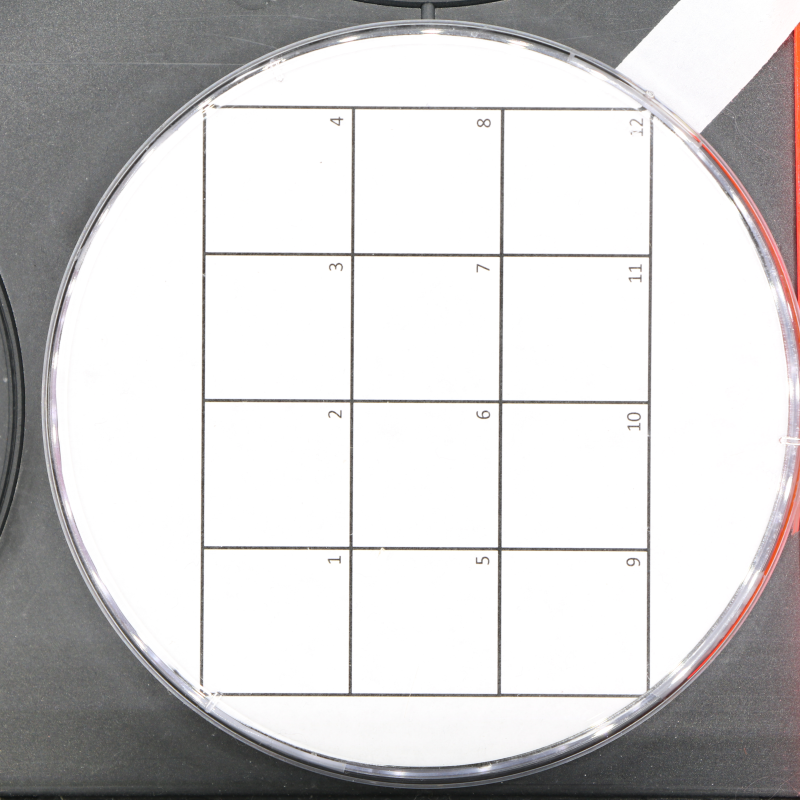
#> input picture 1_Decide_parameters/2_Align_and_crop_parameters/example_12-spot_grid.jpg, 4000 x 4000 px (shown at 1/5 size)
$ python -i expand.py   (imports and definitions only)
#> lines starting #> are read from the running program, lines starting #| are printed output that depends on the picture
import os
import math
from PIL import Image
import pandas as pd
import numpy as np
import sys

def expand2square(pil_img, background_color):
    # https://note.nkmk.me/en/python-pillow-add-margin-expand-canvas/
    width, height = pil_img.size
    if width == height:
        return pil_img
    elif width > height:
        result = Image.new(pil_img.mode, (width, width), background_color)
        result.paste(pil_img, (0, (width - height) // 2))
        return result
    else:
        result = Image.new(pil_img.mode, (height, height), background_color)
        result.paste(pil_img, ((height - width) // 2, 0))
        return result

def pad_image(file_path):
    if '.png' in file_path:
        x = "RGBA"
    if '.jpg' in file_path:
        x = "RGB"
    print('Reading file ' + str(file_path))
    file_in = Image.open(file_path).convert(x)
#> file_in is the input picture: PIL image 4000x4000 RGB; mean R, G, B 208.6, 207.2, 207.4
    expanded_img = expand2square(pil_img = file_in, background_color=(0,0,0))
    expanded_img = expanded_img.resize((4000,4000))
    if not os.path.exists('resized'):
        os.makedirs('resized') # https://www.tutorialspoint.com/How-can-I-create-a-directory-if-it-does-not-exist-using-Python
    img_out_path = file_path.replace('segment_cropped', 'segment_uncropped')
    print('Writing file ' + str(img_out_path))
    expanded_img = expanded_img.rotate(180, expand=True)
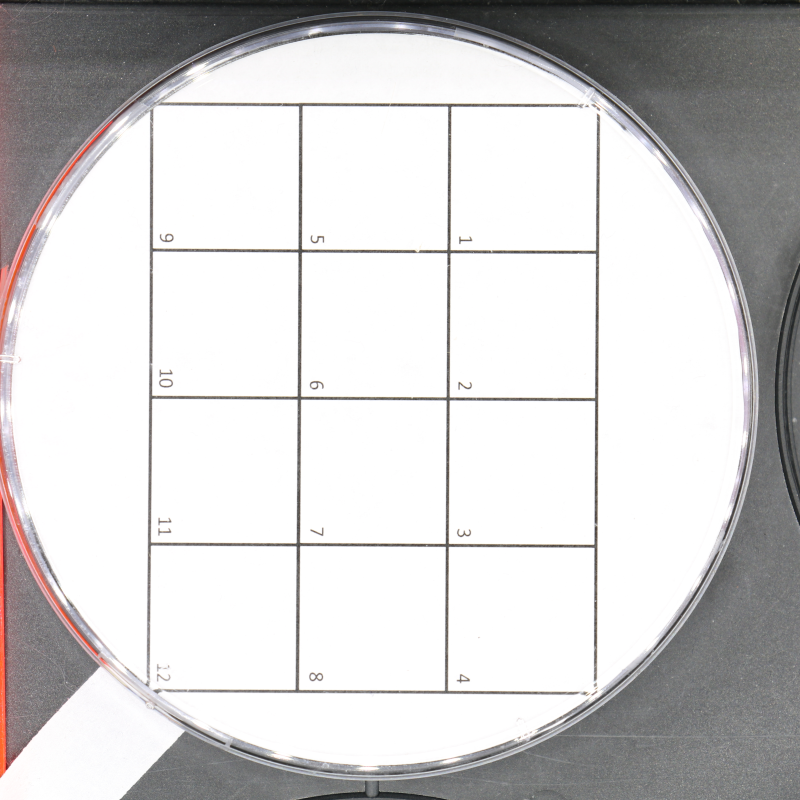
#> expanded_img: PIL image 4000x4000 RGB (shown at 1/5 size); mean R, G, B 208.6, 207.2, 207.4
    ########## WE ARE ROTATING IMAGES 180deg here because NN wants label on bottom and alignment homography matrix currently used wants them on top

    expanded_img.save(img_out_path)

def expandloop(wd):
    file_list = os.listdir(wd)
    os.chdir(wd)
    print('Working in directory' + str(wd))
    file_list = [x for x in file_list if 'segment_cropped' in x]
    print('Number of files: ' + str(len(file_list)))
    #print(file_list)
    #return(None)
    for file in file_list:
        pad_image(file)

def main():
    expandloop(sys.argv[1])

# [2 lines not run here, left out]

>>> result = pad_image('../1_Decide_parameters/2_Align_and_crop_parameters/example_12-spot_grid.jpg')
